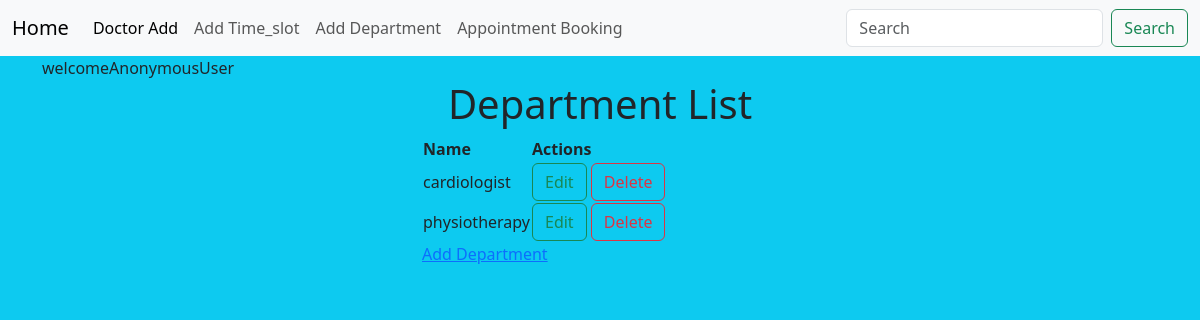
Before: /department/list/ with the older database file.
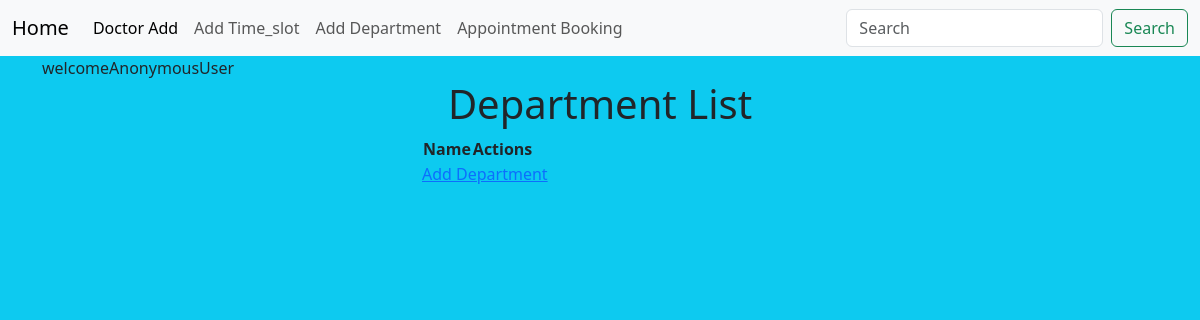
After: the same page with the newer database file.
### myapp/models.py (models this page shows, shortened)
class Department(models.Model):
    name = models.CharField(max_length=100, unique=True)

### myapp/views.py (the view)
# urls.py: path('department/list/',views.department_list, name='department-list'),
def department_list(request):
    departments = Department.objects.all()
    return render(request, 'department-list.html', {'departments': departments})

### myapp/templates/department-list.html (shortened to what this page needs)
{%extends 'base.html'%}
{%block body_block%}
welcome{{request.user}}
<h1 class="text-center">Department List</h1>
<div class="row">
    <div class="col-4"></div>
    <div class="col-4">
        <table>
            <thead>
                <tr>
                    <th>Name</th>
                    <th>Actions</th>
                </tr>
            </thead>
            <tbody>
                {% for department in departments %}
                <tr>
                    <td>{{ department.name }}</td>
                    <td>
                        <a href="{% url 'edit-department' department.pk %}" class="btn btn-outline-success">Edit</a>
                        <a href="{% url 'delete-department' department.pk %}" class="btn btn-outline-danger">Delete</a>
                    </td>
                </tr>
                {% endfor %}
            </tbody>
        </table>
        <a href="{%url 'add-department' %}">Add Department</a>
    </div>
    <div class="col-4"></div>
</div>
{%endblock%}

Changed rows visible on the page:
removed Department: name "cardiologist"
removed Department: name "physiotherapy"
